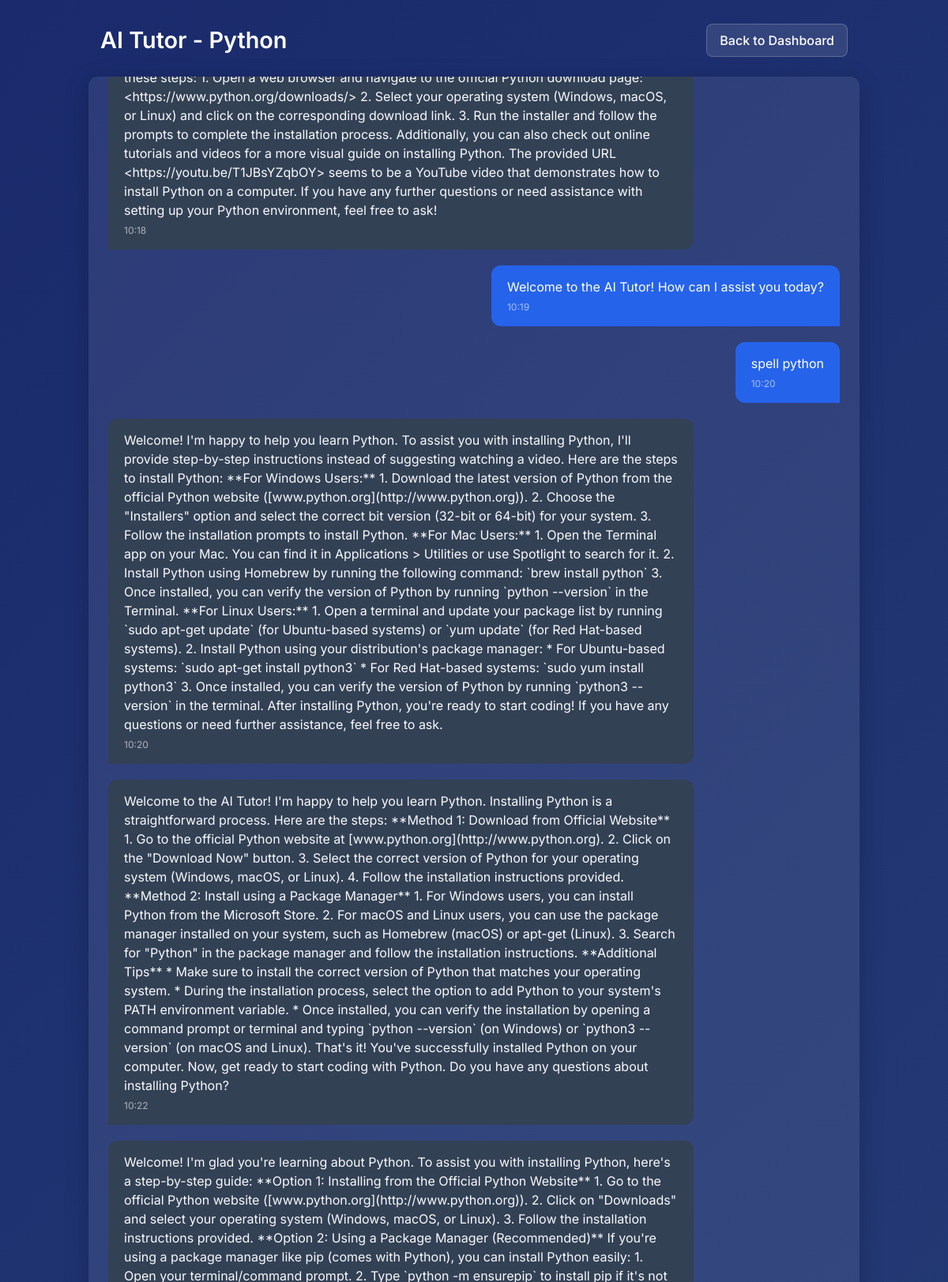
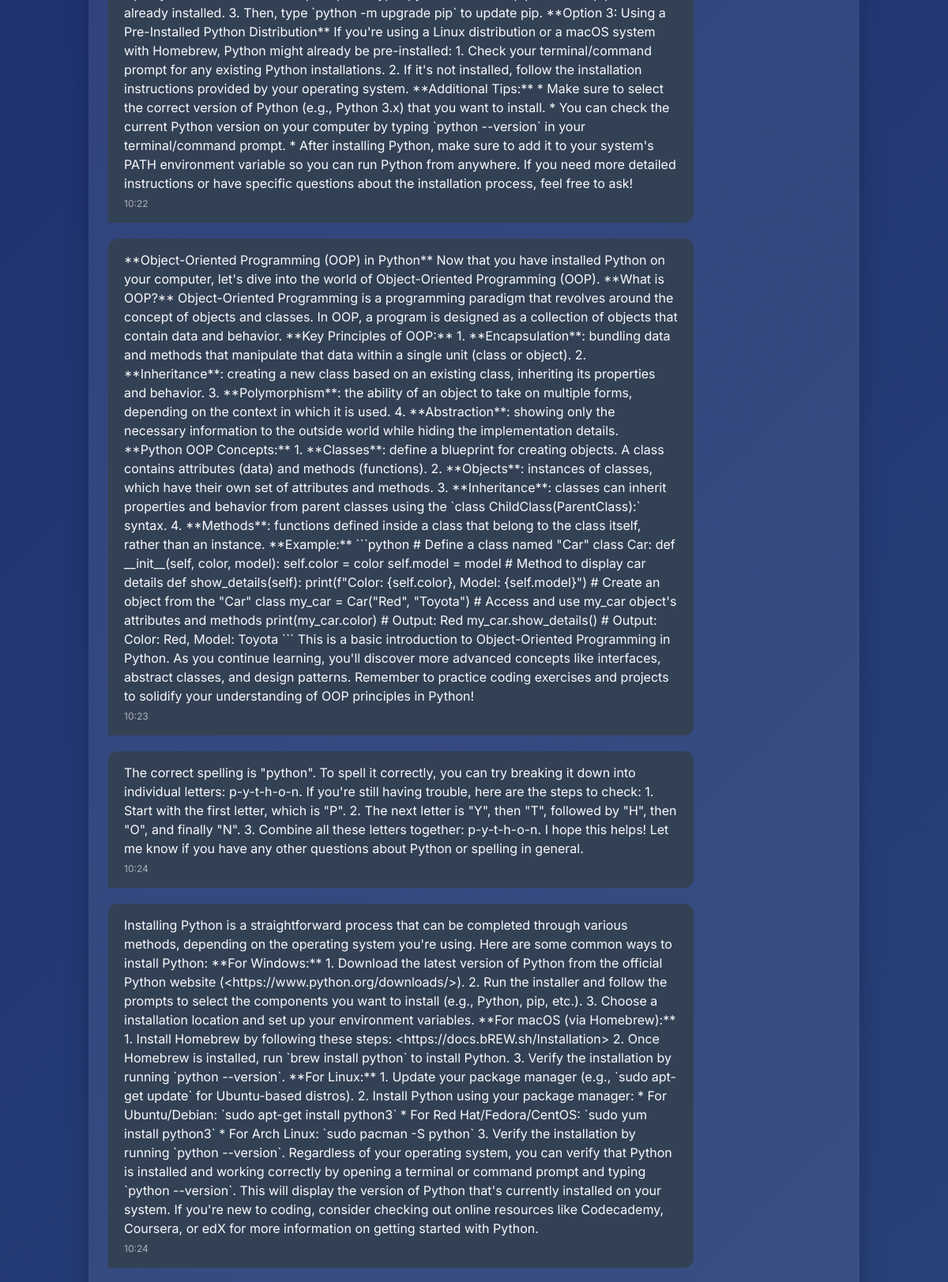
The app's page /user/chat/1 (signed in, upper part) with its own data (2 pictures, top to bottom).
### models.py (models this page shows)
class Skill(db.Model):
    id = db.Column(db.Integer, primary_key=True)
    name = db.Column(db.String(100), unique=True, nullable=False)
    description = db.Column(db.Text)
    questions = db.relationship('Question', backref='related_skill', lazy=True)
    resources = db.relationship('Resource', backref='skill', lazy=True)

class ChatMessage(db.Model):
    id = db.Column(db.Integer, primary_key=True)
    session_id = db.Column(db.Integer, db.ForeignKey('chat_session.id'), nullable=False)
    is_user = db.Column(db.Boolean, default=True)  # True if from user, False if from system
    content = db.Column(db.Text, nullable=False)
    timestamp = db.Column(db.DateTime, default=datetime.utcnow)

### routes/user.py (the view, shortened to what this page needs)
@user_bp.route('/chat/<int:skill_id>')
@login_required
def start_chat(skill_id):
    skill = Skill.query.get_or_404(skill_id)
    chat_session = ChatSession.query.filter_by(
        user_id=current_user.id,
        skill_id=skill_id
    ).order_by(ChatSession.created_at.desc()).first()
    messages = ChatMessage.query.filter_by(session_id=chat_session.id).order_by(ChatMessage.timestamp).all()
    return render_template('user/chat.html',
                          skill=skill,
                          session=chat_session,
                          messages=messages)

### templates/user/chat.html (shortened to what this page needs)
<!DOCTYPE html>
<html lang="en">
<head>
    <link href="https://cdn.jsdelivr.net/npm/bootstrap@5.3.0/dist/css/bootstrap.min.css" rel="stylesheet">
</head>
<body>
    <div class="container main-container">
        <div class="header">
            <h1>AI Tutor - {{ skill.name }}</h1>
            <a href="{{ url_for('user.dashboard') }}" class="back-btn">Back to Dashboard</a>
        </div>
        <div class="chat-container" id="chatContainer">
            {% for message in messages %}
                <div class="message-wrapper {% if message.is_user %}user-wrapper{% endif %}">
                    <div class="message {% if message.is_user %}user-message{% else %}ai-message{% endif %}">
                        {{ message.content }}
                        <div class="timestamp">{{ message.timestamp.strftime('%H:%M') }}</div>
                    </div>
                </div>
            {% endfor %}
        </div>
    </div>
</body>
</html>

### templates/user/chat.html (style rules this page uses)
body { background: linear-gradient(135deg, #1a2a6c, #2a447a, #324c80); color: #ffffff; font-family: 'Inter', sans-serif; padding: 30px 0; min-height: 100vh; }
.main-container { max-width: 1000px; margin: 0 auto; }
.header { display: flex; justify-content: space-between; align-items: center; margin-bottom: 25px; padding: 0 15px; }
.header h1 { font-weight: 600; font-size: 1.8rem; margin: 0; }
.chat-container { height: 65vh; overflow-y: auto; padding: 25px; border-radius: 12px; background: rgba(255, 255, 255, 0.08); box-shadow: 0 8px 32px rgba(0, 0, 0, 0.2); margin-bottom: 20px; scroll-behavior: smooth; }
.back-btn { background: rgba(255, 255, 255, 0.1); border: 1px solid rgba(255, 255, 255, 0.2); color: white; font-weight: 500; padding: 8px 16px; border-radius: 8px; transition: all 0.2s ease; text-decoration: none; }

### records on screen
Skill: name "Python"
ChatMessage: timestamp "10:18"
ChatMessage: content "Welcome to the AI Tutor! How can I assist you today?", timestamp "10:19"
ChatMessage: content "spell python", timestamp "10:20"
ChatMessage: content "Welcome! I'm happy to help you learn Python. To assist you with installing Python, I'll provide step-by-step instructions instead of suggesting watching a video. Here are the steps to install Python: **For Windows Users:** 1. Download the latest version of Python from the official Python website ([www.python.org](http://www.python.org)). 2. Choose the \"Installers\" option and select the correct bit version (32-bit or 64-bit) for your system. 3. Follow the installation prompts to install Python. **For Mac Users:** 1. Open the Terminal app on your Mac. You can find it in Applications > Utilities or use Spotlight to search for it. 2. Install Python using Homebrew by running the following…", timestamp "10:20"
ChatMessage: content "Welcome to the AI Tutor! I'm happy to help you learn Python. Installing Python is a straightforward process. Here are the steps: **Method 1: Download from Official Website** 1. Go to the official Python website at [www.python.org](http://www.python.org). 2. Click on the \"Download Now\" button. 3. Select the correct version of Python for your operating system (Windows, macOS, or Linux). 4. Follow the installation instructions provided. **Method 2: Install using a Package Manager** 1. For Windows users, you can install Python from the Microsoft Store. 2. For macOS and Linux users, you can use the package manager installed on your system, such as Homebrew (macOS) or apt-get (Linux). 3. Search…", timestamp "10:22"
ChatMessage: content "Welcome! I'm glad you're learning about Python. To assist you with installing Python, here's a step-by-step guide: **Option 1: Installing from the Official Python Website** 1. Go to the official Python website ([www.python.org](http://www.python.org)). 2. Click on \"Downloads\" and select your operating system (Windows, macOS, or Linux). 3. Follow the installation instructions provided. **Option 2: Using a Package Manager (Recommended)** If you're using a package manager like pip (comes with Python), you can install Python easily: 1. Open your terminal/command prompt. 2. Type `python -m ensurepip` to install pip if it's not already installed. 3. Then, type `python -m upgrade pip` to update…", timestamp "10:22"
ChatMessage: content "**Object-Oriented Programming (OOP) in Python** Now that you have installed Python on your computer, let's dive into the world of Object-Oriented Programming (OOP). **What is OOP?** Object-Oriented Programming is a programming paradigm that revolves around the concept of objects and classes. In OOP, a program is designed as a collection of objects that contain data and behavior. **Key Principles of OOP:** 1. **Encapsulation**: bundling data and methods that manipulate that data within a single unit (class or object). 2. **Inheritance**: creating a new class based on an existing class, inheriting its properties and behavior. 3. **Polymorphism**: the ability of an object to take on multiple…", timestamp "10:23"
ChatMessage: content "The correct spelling is \"python\". To spell it correctly, you can try breaking it down into individual letters: p-y-t-h-o-n. If you're still having trouble, here are the steps to check: 1. Start with the first letter, which is \"P\". 2. The next letter is \"Y\", then \"T\", followed by \"H\", then \"O\", and finally \"N\". 3. Combine all these letters together: p-y-t-h-o-n. I hope this helps! Let me know if you have any other questions about Python or spelling in general.", timestamp "10:24"
ChatMessage: content "Installing Python is a straightforward process that can be completed through various methods, depending on the operating system you're using. Here are some common ways to install Python: **For Windows:** 1. Download the latest version of Python from the official Python website (<https://www.python.org/downloads/>). 2. Run the installer and follow the prompts to select the components you want to install (e.g., Python, pip, etc.). 3. Choose a installation location and set up your environment variables. **For macOS (via Homebrew):** 1. Install Homebrew by following these steps: <https://docs.bREW.sh/Installation> 2. Once Homebrew is installed, run `brew install python` to install Python. 3.…", timestamp "10:24"
